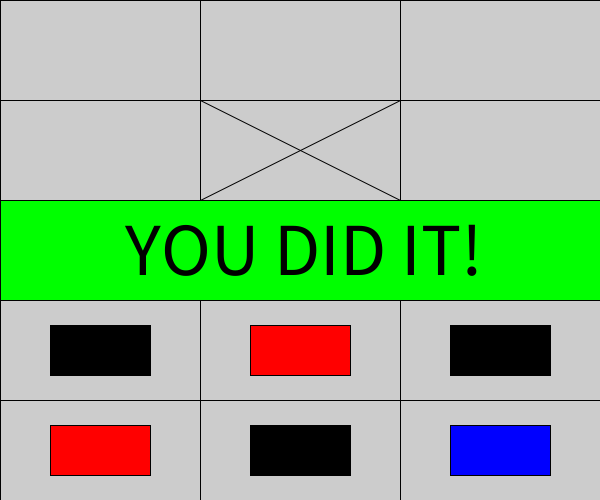
Frame 1 (no input)
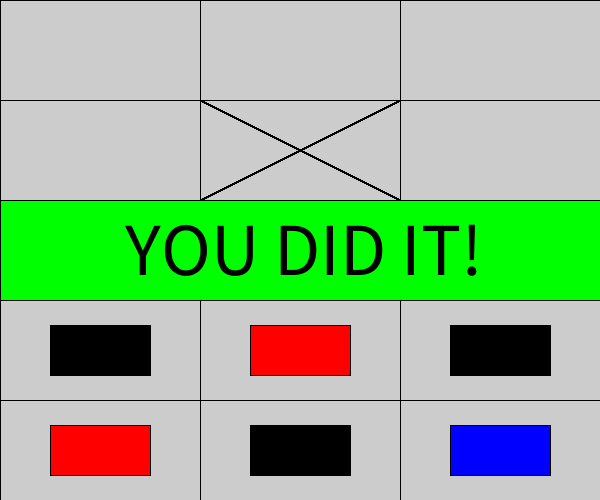
Frame 60 (the mouse pressed at the canvas centre just before this capture)
Frame 120 (the mouse held since frame 60 and released just before this capture): identical to frame 60, image omitted

The Processing sketch that drew these frames (run headless with seeded random() and noise(); from frame 60 on, the mouse is pressed at the canvas centre):

// Processing sketch: Abducktion
// ── Abducktion.pde
int A, B, C, D, E, F;
boolean needA, needB, needC, needD, needE, needF;
int fullLight = 255;

int duckWidth = 200;
int duckHeight = 100;

int labelX = 125;
int labelY = 275;

int topDuckY = 300;
int xDC = 0;
int xEB = 200;
int xFA = 400;


void setup() {
  size(600, 500);
  populateSpacePond();
  generateFlockPattern();
}

void draw() {
  drawBoard();
}

void drawLabel(String str, color background, color text) {
  fill(background);
  rect(0, 2*duckHeight, width, duckHeight);
  fill(text);
  strokeWeight(3);
  textSize(75);
  text(str, labelX, labelY);
  strokeWeight(1);
}

void drawBoard() {
  displayFlockPattern();
  drawPond();
  drawDucks();
  if (completedFlock()){
   drawLabel("YOU DID IT!",  color(0, fullLight, 0),  color(0, 0, 0)); 
  } else {
    drawLabel("Abducktion",  color(0, 0, 0) ,  color(fullLight, fullLight, fullLight));
  }
}

void drawPond() {
  noFill();
  for (int x = 0; x < width; x += duckWidth) {
    for (int y = 0; y < height; y += duckHeight) {
      rect(x, y, duckWidth, duckHeight);
    }
  }
}

void generateFlockPattern() {
  needA = random(1) > .5;
  needB = random(1) > .5;
  needC = random(1) > .5;
  needD = random(1) > .5;
  needE = random(1) > .5;
  needF = random(1) > .5;
}

void displayFlockPattern() {
  if (needA) {
    drawX(getX("A"), getY("A", false));
  }
  if (needB) {
    drawX(getX("B"), getY("B", false));
  }
  if (needC) {
    drawX(getX("C"), getY("C", false));
  }
  if (needD) {
    drawX(getX("D"), getY("D", false));
  }
  if (needE) {
    drawX(getX("E"), getY("E", false));
  }
  if (needF) {
    drawX(getX("F"), getY("F", false));
  }
}

void drawX(int x, int y) {
  line(x, y, x + duckWidth, y  + duckHeight);
  line(x, y + duckHeight, x + duckWidth, y);
}

void drawDucks() {
  if (A == 0) {
    fill(0, 0, 0);
  } else if (A == 1) {
    fill(0, 0, fullLight);
  } else if (A == 2) {
    fill(fullLight, 0, 0);
  }
  drawDuckSpot("A");

  if (B == 0) {
    fill(0, 0, 0);
  } else if (B == 1) {
    fill(0, 0, fullLight);
  } else if (B == 2) {
    fill(fullLight, 0, 0);
  }
  drawDuckSpot("B");

  if (C == 0) {
    fill(0, 0, 0);
  } else if (C == 1) {
    fill(0, 0, fullLight);
  } else if (C == 2) {
    fill(fullLight, 0, 0);
  }
  drawDuckSpot("C");

  if (D == 0) {
    fill(0, 0, 0);
  } else if (D == 1) {
    fill(0, 0, fullLight);
  } else if (D == 2) {
    fill(fullLight, 0, 0);
  }
  drawDuckSpot("D");

  if (E == 0) {
    fill(0, 0, 0);
  } else if (E == 1) {
    fill(0, 0, fullLight);
  } else if (E == 2) {
    fill(fullLight, 0, 0);
  }
  drawDuckSpot("E");

  if (F == 0) {
    fill(0, 0, 0);
  } else if (F == 1) {
    fill(0, 0, fullLight);
  } else if (F == 2) {
    fill(fullLight, 0, 0);
  }
  drawDuckSpot("F");
}

void drawDuckSpot(String spot) {
  int x = getX(spot);
  int y = getY(spot, true);
  int halfDW = duckWidth / 2;
  int halfDH = duckHeight / 2;
  rect(x + halfDW / 2, y + halfDH / 2, duckWidth / 2, duckHeight / 2 );
}

//left X coord of spot
int getX(String spot) {

  if (spot == "A" || spot == "F") {
    return xFA;
  } else if (spot == "B" || spot == "E") {
    return xEB;
  } else {
    return xDC;
  }
}

//topY coord of spot
int getY(String spot, boolean justDuck) {
  if (justDuck) {
    if (spot == "D" || spot == "E" || spot == "F") {
      return topDuckY;
    } else {
      return topDuckY + duckHeight;
    }
  } else {
    if (spot == "D" || spot == "E" || spot == "F") {
      return 0;
    } else {
      return duckHeight;
    }
  }
}

void killAndSwim(String spot) {
  if (spot == "A") {
    //no shift
  } else if (spot == "B") {
    B = A;
  } else if (spot == "C") {
    C = B;
    B = A;
  } else if (spot == "D") {
    D = C;
    C = B;
    B = A;
  } else if (spot == "E") {
    E = D;
    D = C;
    C = B;
    B = A;
  } else if (spot == "F") {
    F = E;
    E = D;
    D = C;
    C = B;
    B = A;
  }

  A = getDuck();
}

void populateSpacePond() {
  A = getDuck();
  B = getDuck();
  C = getDuck();
  D = getDuck();
  E = getDuck();
  F = getDuck();
}

int getDuck() {
  //2 is the biggest duck number, +1 because max is exclusive
  return (int) random(0, 2 + 1);
}

boolean completedFlock() {
  int flag = -1;
  int solidColor = -1;
  if (needA){
     if (solidColor == flag){
        solidColor = A;
     }
  }
  if (needB){
    if (solidColor == flag){
       solidColor = B; 
    } else {
       if (B != solidColor){
          return false; 
       }
    }
  }
  if (needC){
    if (solidColor == flag){
       solidColor = C; 
    } else {
       if (C != solidColor){
          return false; 
       }
    }
  }
  
  if (needD){
    if (solidColor == flag){
       solidColor = D; 
    } else {
       if (D != solidColor){
          return false; 
       }
    }
  }
  
  if (needE){
    if (solidColor == flag){
       solidColor = E; 
    } else {
       if (E != solidColor){
          return false; 
       }
    }
  }
  
  if (needF){
    if (solidColor == flag){
       solidColor = F; 
    } else {
       if (F != solidColor){
          return false; 
       }
    }
  }
  
  return true;
}

void mousePressed() {
  String duckToKill = getSquare(mouseX, mouseY);
  if (duckToKill != "NO DUCK!") {
    killAndSwim(duckToKill);
  }
}

String getSquare(int x, int y) {
  if (y > topDuckY) {
    if (y < topDuckY + duckHeight) {
      //top duck row
      if (x < duckWidth) {
        return "D";
      } else if (x > 2 * duckWidth) {
        return "F";
      } else {
        return "E";
      }
    } else {
      //bottom duck row
      if (x < duckWidth) {
        return "C";
      } else if (x > 2 * duckWidth) {
        return "A";
      } else {
        return "B";
      }
    }
  } else {
    return "NO DUCK!";
  }
}
